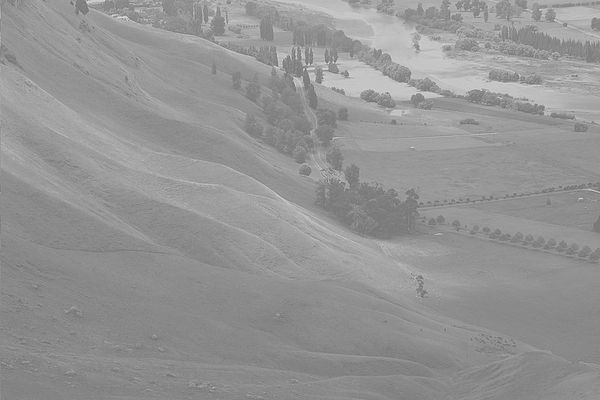
#> input picture Lab3_Histogram/histogram_matching_assignment/histogram.jpg, 600 x 400 px
$ python histogram_matching.py
#> lines starting #> are read from the running program, lines starting #| are printed output that depends on the picture
import numpy as np
import matplotlib.pyplot as plt
import cv2

def generate_histogram(image):
    histogram, _ = np.histogram(image.ravel(), bins=256, range=(0, 256))
    histogram = histogram / float(np.sum(histogram))   #pdf
    return histogram

def histogram_matching(input_histogram, target_histogram):
    input_cdf = np.cumsum(input_histogram)
    target_cdf = np.cumsum(target_histogram)
    lookup_table = np.zeros(256)
    for i in range(256):
        lookup_table[i] = np.argmin(np.abs(input_cdf[i] - target_cdf))
    return lookup_table


def apply_histogram_matching(image, lookup_table):
    matched_image = np.zeros_like(image)
    for i in range(256):
        matched_image[image == i] = lookup_table[i]
    return matched_image


img = cv2.imread('histogram.jpg', cv2.IMREAD_GRAYSCALE)
#> img is the input picture: shape (400, 600); min 105, max 228, mean 148
cv2.imshow("Input Image", img)
cv2.waitKey(0)
cv2.destroyAllWindows()
input_histogram = generate_histogram(img)
#> in generate_histogram, `histogram, _ = np.histogram(image.ravel(), bins=256, range=(0, 256))`: histogram = 256 values, max 9682 at index 137, min 0 at index 0, mean 937.5
#> in generate_histogram, `histogram = histogram / float(np.sum(histogram))`: histogram = 256 values, max 0.0403 at index 137, min 0 at index 0, mean 0.00391
#> input_histogram has the same summary as histogram in generate_histogram


mu1 = int(input("Enter mean1: ")) #30
#> the answer given: 3
sigma1 = int(input("Enter sd1: ")) #8
#> the answer given: 3
mu2 = int(input("Enter mean2: ")) #165
#> the answer given: 3
sigma2 = int(input("Enter sd2: ")) #20
#> the answer given: 3


x = np.linspace(0, 255, 256)
gaussian1 = np.exp(-0.5 * ((x - mu1) / sigma1) ** 2) / (sigma1 * np.sqrt(2 * np.pi))
gaussian2 = np.exp(-0.5 * ((x - mu2) / sigma2) ** 2) / (sigma2 * np.sqrt(2 * np.pi))
target_histogram = gaussian1 + gaussian2
target_histogram /= np.sum(target_histogram)   #pdf


lookup_table = histogram_matching(input_histogram, target_histogram)
#> in histogram_matching, `input_cdf = np.cumsum(input_histogram)`: input_cdf = 256 values from 0 to 1
#> after the loop in histogram_matching, `for i in range(256):`: lookup_table = 256 values from 0 to 27
#> lookup_table = 256 values from 0 to 27

matched_image = apply_histogram_matching(img, lookup_table)
#> after the loop in apply_histogram_matching, `for i in range(256):`:
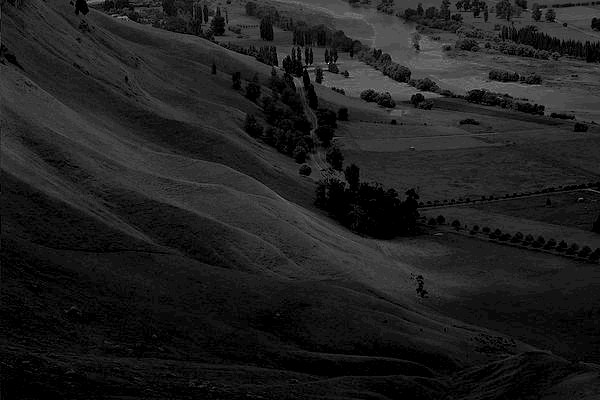
#> matched_image: shape (400, 600); min 0, max 27, mean 3.3; drawn with min black and max white


f1 = plt.figure(1)
plt.imshow(img, cmap='gray')
plt.title('Input Image')
plt.show()

f2 = plt.figure(2)
plt.plot(input_histogram)
plt.title('Histogram of the Input Image')
plt.show()
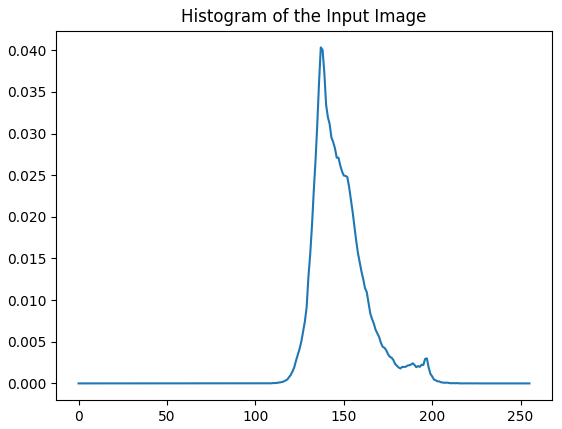
#> figure drawn by matplotlib, 1 panel; curve peaks at x = 137, y = 0.0403

f3 = plt.figure(3)
plt.plot(target_histogram)
plt.title('Target Histogram')
plt.show()
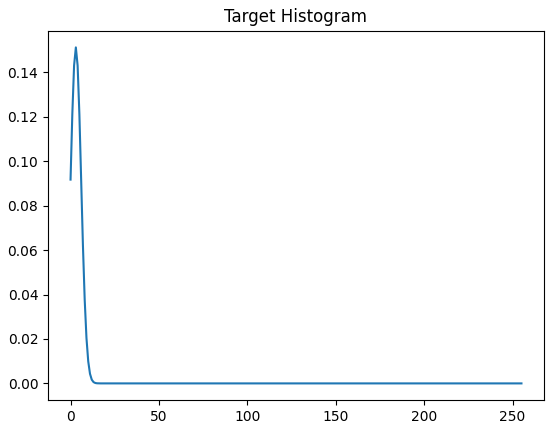
#> figure drawn by matplotlib, 1 panel; curve peaks at x = 3, y = 0.151

f4 = plt.figure(4)
plt.imshow(matched_image, cmap='gray')
plt.title('Output Image')
plt.show()

output_histogram = generate_histogram(matched_image)
#> output_histogram = 256 values, max 0.174 at index 2, min 0 at index 17, mean 0.00391
f5 = plt.figure(5)
plt.plot(output_histogram)
plt.title('Histogram of the Output Image')
plt.show()
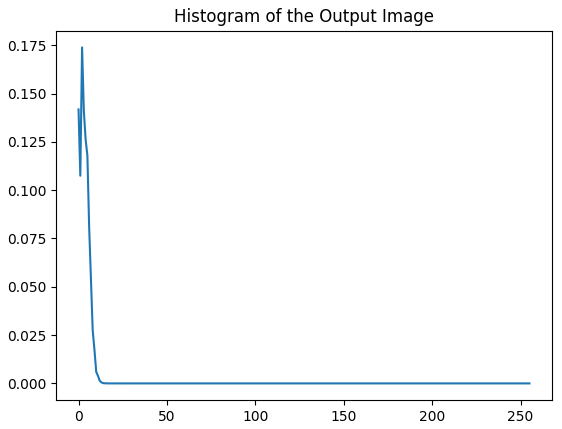
#> figure drawn by matplotlib, 1 panel; curve peaks at x = 2, y = 0.174

cv2.imshow("Output Image", matched_image)
cv2.waitKey(0)
cv2.destroyAllWindows()
